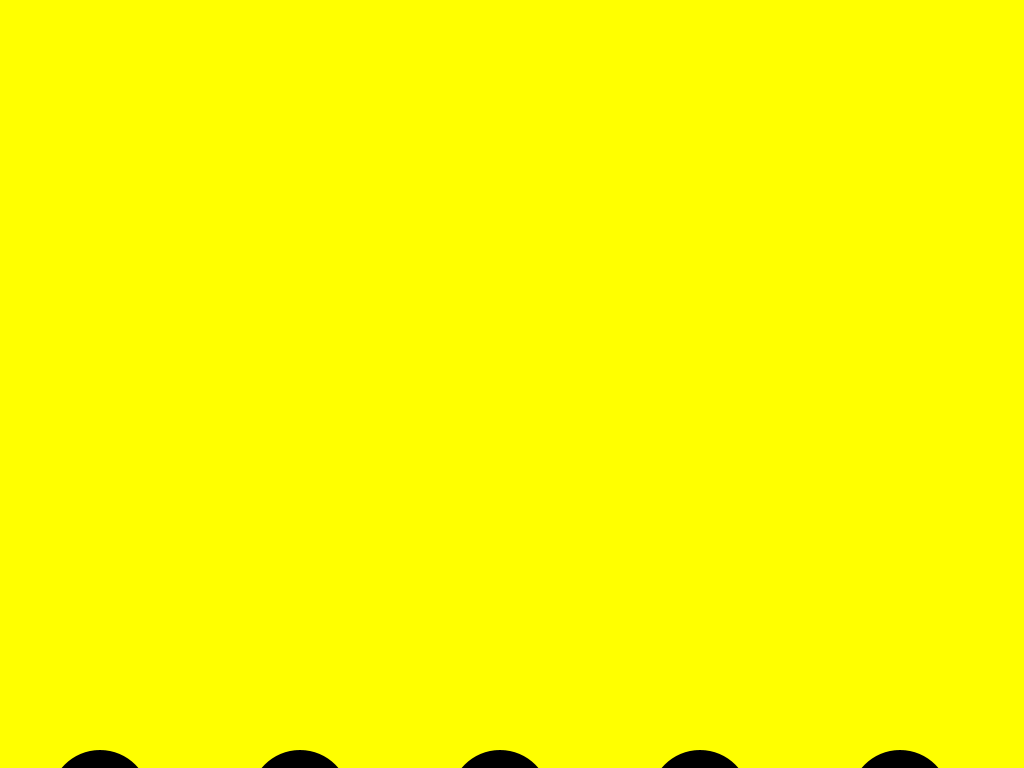
Frame 1 (no input)
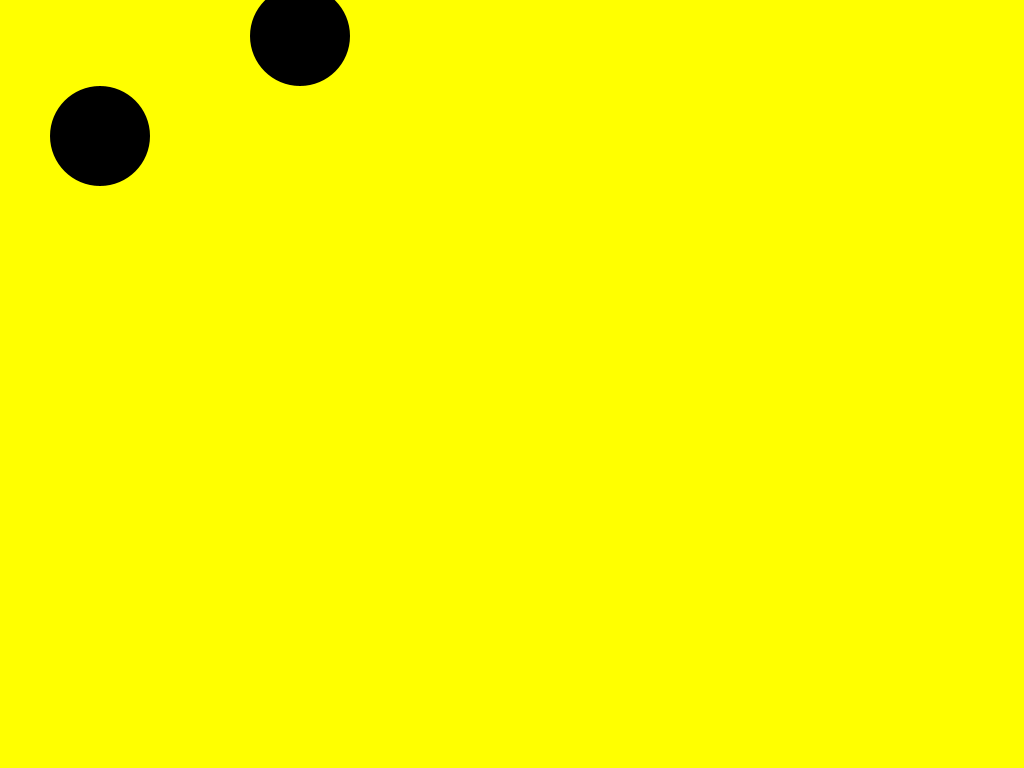
Frame 60 (the mouse pressed at the canvas centre just before this capture)
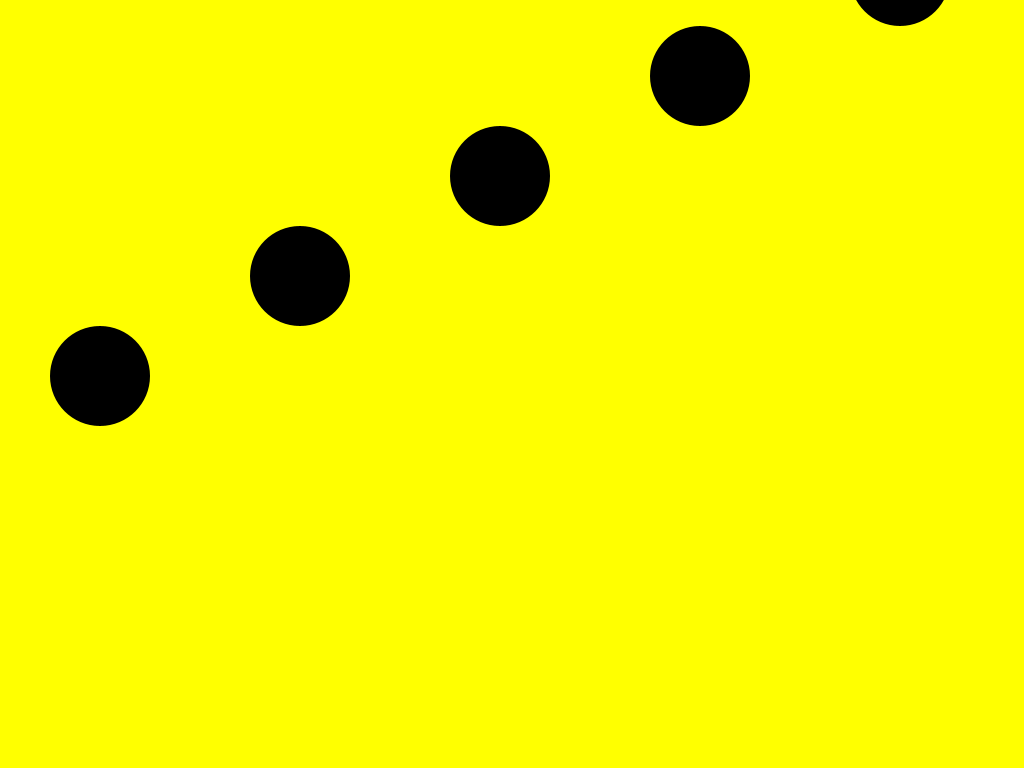
Frame 120 (the mouse held since frame 60 and released just before this capture)

The Processing sketch that drew these frames (run headless with seeded random() and noise(); from frame 60 on, the mouse is pressed at the canvas centre):

// Processing sketch: processing_39452
// ── processing_39452.pde

Circle a,l,k,o,i,s,g,j,m,n;
boolean z, w;

void mousePressed()
{
  if (mouseButton == LEFT)
  {
    w = true;
    z = false;
  }
  
  if (mouseButton == RIGHT)
  {
    w = true;
    z = false;
  }
}

void setup()
{
  size(1024,768);
  noStroke();
  smooth();
  
  a = new Circle();
  a.e = 100;
  a.u = 10;
  
  l = new Circle();
  l.e = 100;
  l.u = 10;
  
  k = new Circle();
  k.e = 100;
  k.u = 10;
  
  o = new Circle();
  o.e = 100;
  k.u = 10;
  
  i = new Circle();
  i.e = 100;
  i.u = 10;
  
  s = new Circle();
  s.e = 100;
  s.u = 10;
  
  g = new Circle();
  g.e = 100;
  g.u = 10;
  
  j = new Circle();
  j.e = 100;
  j.u = 10;
  
  m = new Circle();
  m.e = 100;
  m.u = 10;
  
  n = new Circle();
  n.e = 100;
  n.u = 10;
  
  a.x = (100);
  a.y = (800);
  
  l.x = (300);
  l.y = (800);
  
  k.x = (500);
  k.y = (800);
  
  o.x = (700);
  o.y = (800);
  
  i.x = (900);
  i.y = (800);
  
  s.x = (100);
  s.y = (-100);
  
  g.x = (300);
  g.y = (-200);
  
  j.x = (500);
  j.y = (-300);
  
  m.x = (700);
  m.y = (-400);
  
  n.x = (900);
  n.y = (-500);
   
}
void draw()
{
  background(255,255,0);
  if ( a.y > 1600 ) a.y = -600;
  if ( l.y > 1600 ) l.y = -600;
  if ( k.y > 1600 ) k.y = -600;
  if ( o.y > 1600 ) o.y = -600;
  if ( i.y > 1600 ) i.y = -600;
  if ( s.y > 1600 ) s.y = -600;
  if ( g.y > 1600 ) g.y = -600;
  if ( j.y > 1600 ) j.y = -600;
  if ( m.y > 1600 ) m.y = -600;
  if ( n.y > 1600 ) n.y = -600;
  if ( a.y < -600 ) a.y = 1600;
  if ( l.y < -600 ) a.y = 1600;
  if ( k.y < -600 ) a.y = 1600;
  if ( o.y < -600 ) a.y = 1600;
  if ( i.y < -600 ) a.y = 1600;
  if ( g.y < -600 ) a.y = 1600;
  if ( j.y < -600 ) a.y = 1600;
  if ( m.y < -600 ) a.y = 1600;
  if ( n.y < -600 ) a.y = 1600;
  if ( s.y < -600 ) a.y = 1600;
  a.change();
  l.change();
  k.change();
  o.change();
  i.change();
  s.change();
  g.change();
  j.change();
  m.change();
  n.change();
  a.move();
  l.move();
  k.move();
  o.move();
  i.move();
  s.move();
  g.move();
  j.move();
  m.move();
  n.move();
}

void keyPressed ()
{
  if (key == 'a');
{
  a.t = random(0,255);
  l.t = random(0,255);
  k.t = random(0,255);
  o.t = random(0,255);
  i.t = random(0,255);
  s.t = random(0,255);
  g.t = random(0,255);
  j.t = random(0,255);
  m.t = random(0,255);
  n.t = random(0,255);
}
}

class Circle
{
  float x, y, f, t;
  int e,u;
  void change()
  {
    fill(t);
    ellipse(x, y , e, e);
  }
  void move()
  {
    y = y + 4;
  }
}
